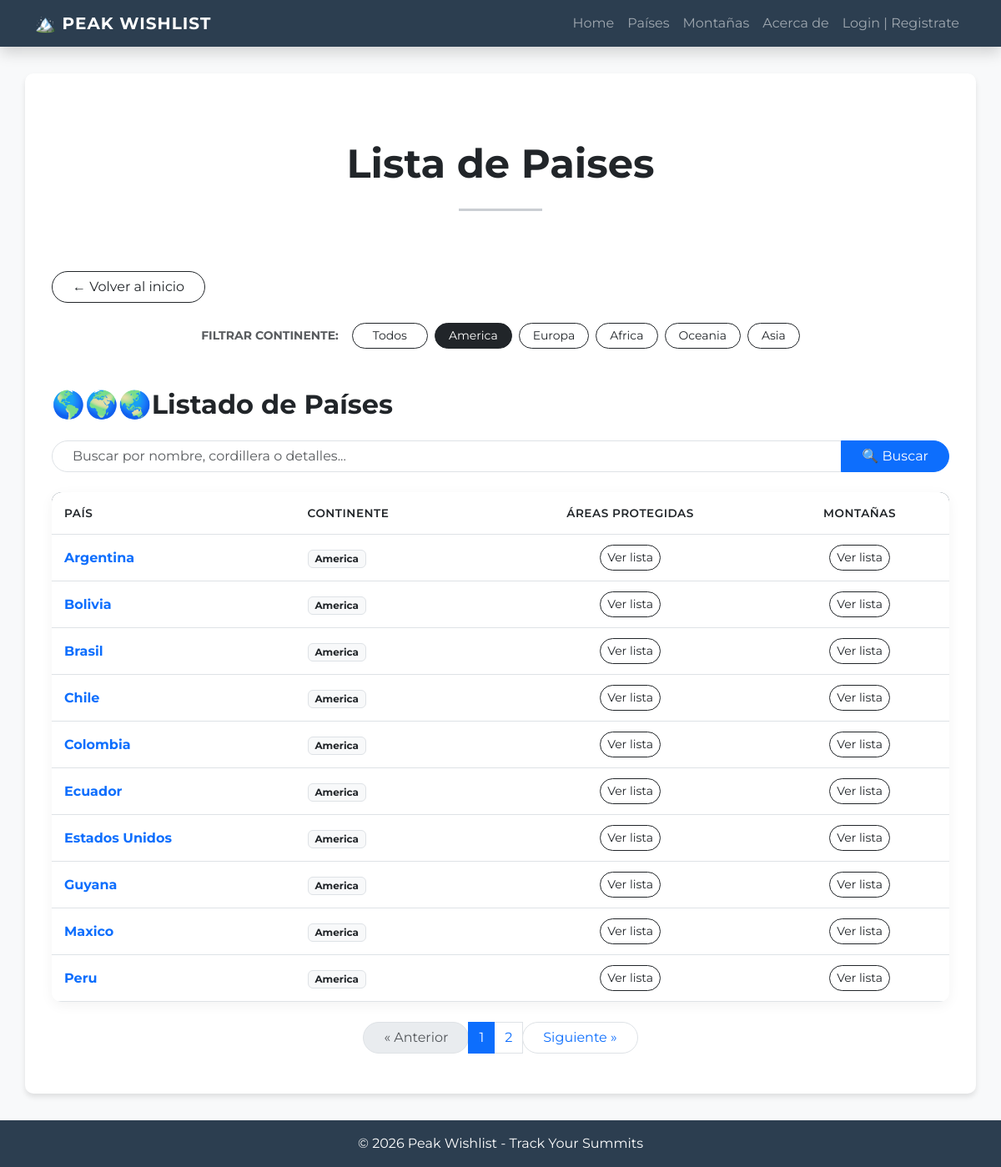
/paises/continente/America/, run on an earlier commit of the app's database.
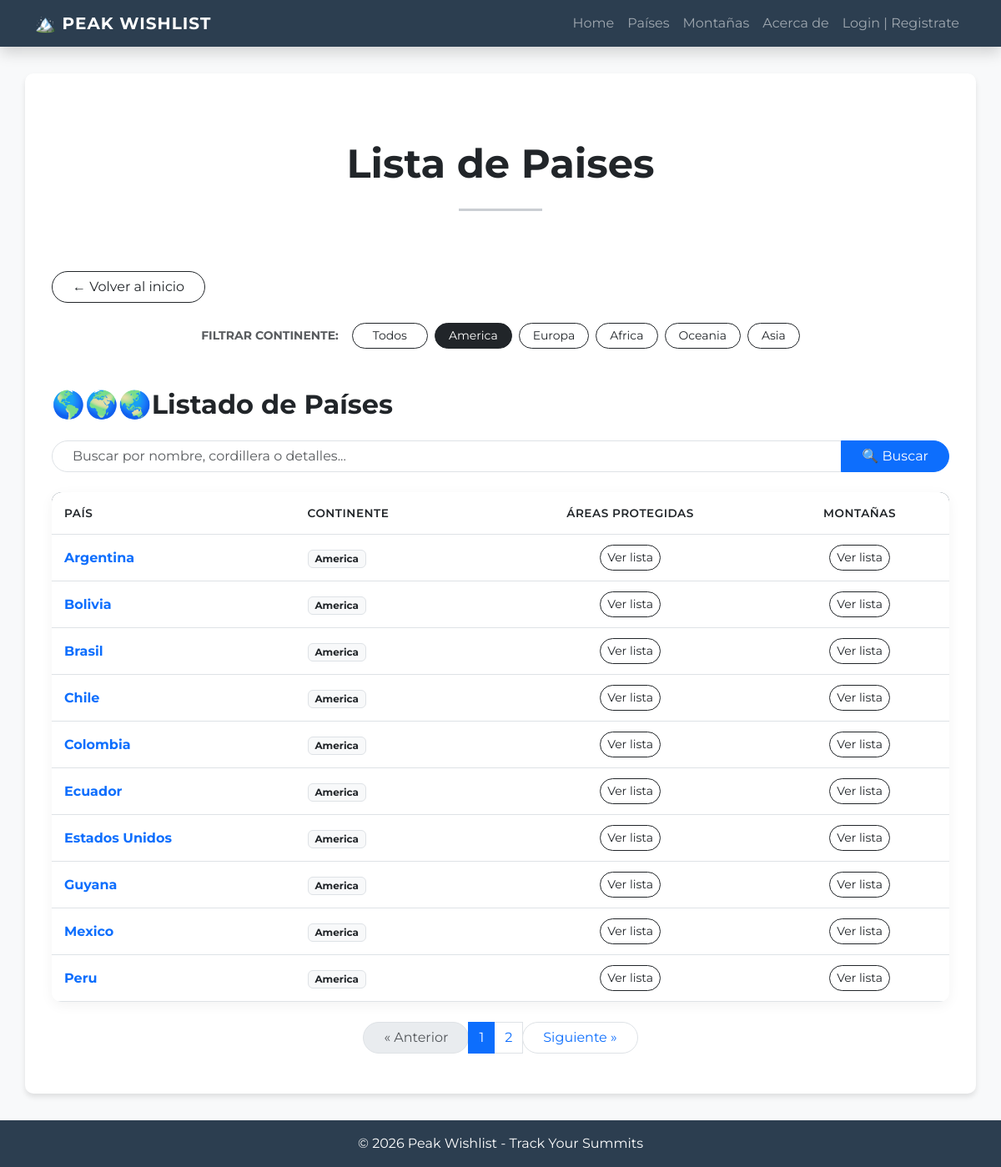
And on a later commit of the database.
### peak_wishlist/models.py (models this page shows, shortened)
class Pais(models.Model):
    class Continente(models.TextChoices):
        AMERICA = 'America'
        EUROPA = 'Europa'
        AFRICA = 'Africa'
        OCEANIA = 'Oceania'
        ASIA = 'Asia'
    nombre = models.CharField(max_length= 50)
    continente = models.CharField(max_length=20, choices=Continente.choices, null=False)
    class Meta:
        verbose_name="Pais"
        verbose_name_plural="Paises"

### peak_wishlist/views/pais.py (the view)
# urls.py: path("paises/", pais.PaisList.as_view(), name="paises"),
@method_decorator(login_not_required, name='dispatch')
class PaisList(ListView):
    model = Pais
    template_name = "peak_wishlist/paises.html"
    context_object_name = "paises"
    paginate_by = 10
    def get_queryset(self) -> QuerySet[Any]:
        continente = self.kwargs.get("continente")
        if continente:
            queryset = Pais.objects.filter(continente=continente)
        else:
            queryset = Pais.objects.all()
        query = self.request.GET.get("q")
        if query:
            queryset = queryset.filter(Q(nombre__icontains=query))
        return queryset.order_by("nombre")
    def get_context_data(self, **kwargs):
        context = super().get_context_data(**kwargs)
        context["continentes"] = Pais.Continente.choices
        context["continente_actual"] = self.kwargs.get("continente")
        context["url_volver"] = reverse_lazy("peak_wishlist:index")
        context["volver_label"] = "Volver al inicio"
        return context

### peak_wishlist/templates/peak_wishlist/paises.html (shortened to what this page needs)
{% extends 'peak_wishlist/base.html' %}
{% block contenido %}
<div class="text-center py-5">
    <h3 class="display-5 fw-bold text-dark">Lista de Paises</h3>
    <hr class="my-4 mx-auto" style="width: 100px; border-top: 3px solid #2c3e50;">
</div>
<div class="d-flex flex-column flex-md-row align-items-start justify-content-between gap-3 mb-4">
    <a href="{{ url_volver }}" class="btn btn-outline-dark rounded-pill px-4">
        ← {{ volver_label }}
    </a>
</div>
<div class="container mb-5">
    <div class="d-flex flex-column flex-md-row align-items-center justify-content-center gap-3">
        <span class="text-muted fw-bold text-uppercase small"> Filtrar continente:</span>
        <div class="d-flex flex-wrap justify-content-center gap-2">
            <a href="{% url 'peak_wishlist:paises' %}"
               class="btn btn-sm {% if not continente_actual %}btn-dark{% else %}btn-outline-dark{% endif %} rounded-pill px-4">
               Todos
            </a>
            {% for valor, etiqueta in continentes %}
                <a href="{% url 'peak_wishlist:paises_por_continente' valor %}"
                   class="btn btn-sm {% if continente_actual == valor %}btn-dark{% else %}btn-outline-dark{% endif %} rounded-pill px-3">
                    {{ etiqueta }}
                </a>
            {% endfor %}
        </div>
    </div>
</div>
<h2 class="mb-4 text-dark fw-bold">🌎🌍🌏Listado de Países</h2>
{% include 'peak_wishlist/componentes/search_bar.html' %}
<div class="table-container-custom table-responsive">
    <table class="table table-custom mb-0">
        <thead>
            <tr>
                <th>País</th>
                <th>Continente</th>
                <th class="text-center">Áreas Protegidas</th>
                <th class="text-center">Montañas</th>
            </tr>
        </thead>
        <tbody>
            {% for pais in paises %}
            <tr>
                <td class="fw-bold text-primary">{{ pais.nombre }}</td>
                <td>
                    <span class="badge bg-light text-dark border">
                        {{ pais.continente }}
                    </span>
                </td>
                <td class="text-center">
                    <a href="{% url 'peak_wishlist:parques_por_pais' pais.id %}" class="btn btn-sm btn-outline-dark rounded-pill">Ver lista</a>
                </td>
                <td class="text-center">
                    <a href="{% url 'peak_wishlist:montanas_por_pais' pais.id %}" class="btn btn-sm btn-outline-dark rounded-pill">Ver lista</a>
                </td>
            </tr>
            {% empty %}
            <tr>
                <td colspan="5" class="text-center py-4 text-muted">
                    No hay países registrados todavía.
                </td>
            </tr>
            {% endfor %}
        </tbody>
    </table>
</div>
{% include 'peak_wishlist/componentes/paginacion.html' %}
{% endblock contenido %}

What changed in the data, as far as the page shows it:
changed Pais: nombre "Maxico" → "Mexico"
